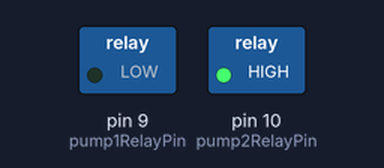
This sketch was run on a simulated Arduino Nano, built with avr-gcc and run on an emulated ATmega328P. On the bench: switched loads named in the sketch (green lamp = pin HIGH). What the sketch prints to the serial monitor is not drawn.

Above: at 0.1 s.
Timing chart, 0 to 1.6 s (numbered marks = the images above):
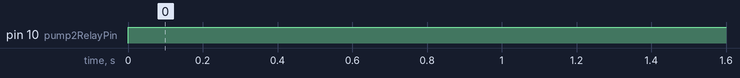

Measured:
- by itself, pin 10 (pump2RelayPin): LOW → HIGH at 0.00 s

The sketch:

solar_still_controller.ino
```cpp
// ==========================================================
// Solar Still Automation Controller
// Author: Solar Still Project Team
// Platform: Arduino Nano
//
// Function:
// 1. Monitor water level using an analog water level sensor.
// 2. Automatically refill water using Pump 1 when level is low.
// 3. Periodically drain brine water using Pump 2.
// ==========================================================

// Include Arduino core library
#include <Arduino.h>

// ---------------------------
// Pin Definitions
// ---------------------------

// Analog pin connected to water level sensor
const int waterLevelSensorPin = A0;

// Digital pins connected to relay module
const int pump1RelayPin = 9;   // Relay controlling refill pump
const int pump2RelayPin = 10;  // Relay controlling drainage pump


// ==========================================================
// Setup Function
// Runs once when Arduino starts
// ==========================================================
void setup()
{
    // Configure relay pins as output
    pinMode(pump1RelayPin, OUTPUT);
    pinMode(pump2RelayPin, OUTPUT);

    // Initialize serial communication for debugging
    Serial.begin(9600);
}


// ==========================================================
// Loop Function
// Runs continuously after setup()
// ==========================================================
void loop()
{
    // ------------------------------------------------------
    // Read water level sensor value
    // ------------------------------------------------------
    int waterLevel = analogRead(waterLevelSensorPin);

    // Print sensor value to Serial Monitor for debugging
    Serial.print("Water level: ");
    Serial.println(waterLevel);


    // ------------------------------------------------------
    // Time management using Arduino millis()
    // Pump 2 runs periodically to drain brine water
    // ------------------------------------------------------

    // Total cycle = 84600 seconds (~23.5 hours)
    // Convert to milliseconds
    unsigned long currentTime = millis() % 84600000;


    // ------------------------------------------------------
    // Pump 2 operation period (first 30 minutes of cycle)
    // ------------------------------------------------------
    if (currentTime >= 0 && currentTime < 1800000)
    {
        // Activate drainage pump
        digitalWrite(pump2RelayPin, HIGH);

        // Ensure refill pump is OFF during drainage
        digitalWrite(pump1RelayPin, LOW);

        Serial.println("Pump 2 is running. Pump 1 turned off.");

        // Run pump for 30 minutes
        delay(1800000);
    }

    else
    {
        // Stop drainage pump after its scheduled time
        digitalWrite(pump2RelayPin, LOW);


        // --------------------------------------------------
        // Water level control logic
        // --------------------------------------------------

        // If water level is high
        if (waterLevel > 500)
        {
            // Turn OFF refill pump
            digitalWrite(pump1RelayPin, LOW);

            Serial.println("Water level is high. Pump 1 turned off.");
        }

        // If water level is low
        else
        {
            // Turn ON refill pump
            digitalWrite(pump1RelayPin, HIGH);

            Serial.println("Water level is low or normal. Pump 1 turned on.");
        }
    }


    // ------------------------------------------------------
    // Reset cycle after ~24 hours
    // ------------------------------------------------------
    if (currentTime >= 84598500)
    {
        // Ensure drainage pump is OFF
        digitalWrite(pump2RelayPin, LOW);

        // Wait remaining time before restarting cycle
        delay(84600000 - currentTime);
    }


    // ------------------------------------------------------
    // Stability delay
    // Prevents excessive sensor readings
    // ------------------------------------------------------
    delay(1000);  // Check system every second
}
```
